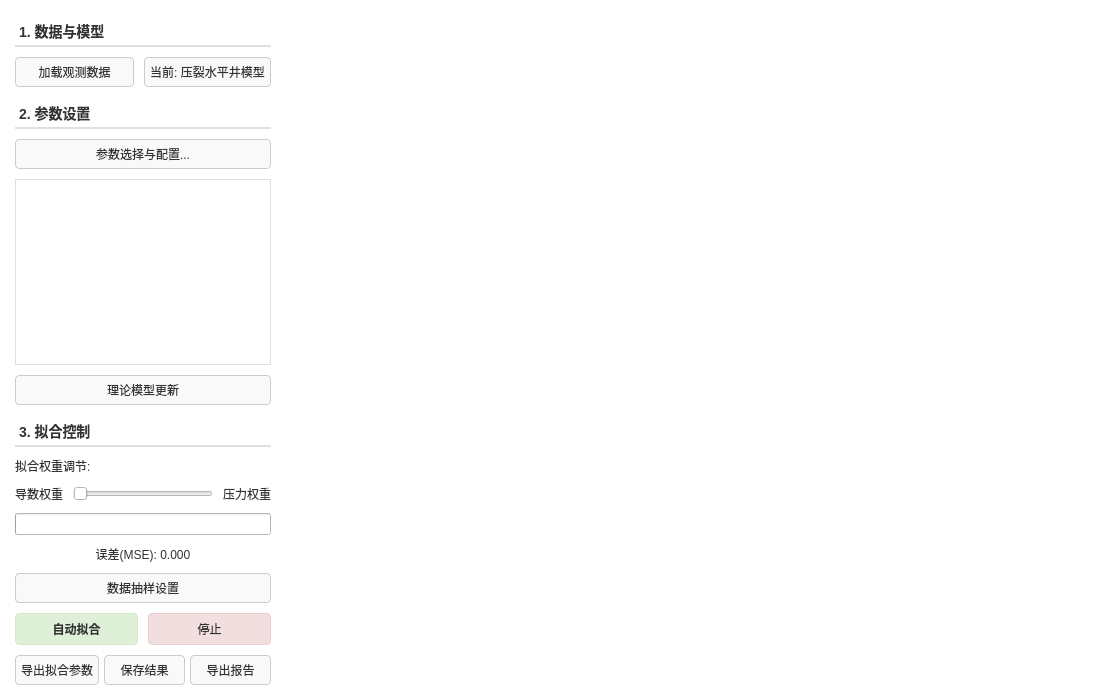
<?xml version="1.0" encoding="UTF-8"?>
<ui version="4.0">
 <class>FittingWidget</class>
 <widget class="QWidget" name="FittingWidget">
  <property name="geometry">
   <rect>
    <x>0</x>
    <y>0</y>
    <width>1100</width>
    <height>700</height>
   </rect>
  </property>
  <property name="windowTitle">
   <string>试井解释拟合</string>
  </property>
  <property name="styleSheet">
   <string notr="true">/* 全局背景纯白 */
QWidget {
        background-color: #ffffff;
        color: #333333;
        font-family: &quot;Microsoft YaHei&quot;;
}

/* 分裂器手柄：设为透明，完全消除分割线 */
QSplitter::handle {
        background-color: transparent;
}

/* 左侧面板：移除右边框，消除竖线 */
QWidget#leftPanelWidget {
    background-color: #ffffff;
    border: none;
}

/* 按钮通用样式 */
QPushButton {
        border: 1px solid #cccccc;
        border-radius: 4px;
        padding: 5px;
        background-color: #f9f9f9;
}
QPushButton:hover {
        background-color: #f0f0f0;
        border-color: #0078d7;
}
QPushButton:pressed {
        background-color: #e0e0e0;
}

/* 标题栏样式 */
QLabel#label_Section1, QLabel#label_Section2, QLabel#label_Section3 {
    font-weight: bold;
    font-size: 14px;
    color: #333;
    border-bottom: 2px solid #e0e0e0;
    padding-bottom: 3px;
    margin-top: 5px;
}
</string>
  </property>
  <layout class="QVBoxLayout" name="verticalLayout_Main">
   <property name="spacing">
    <number>0</number>
   </property>
   <property name="leftMargin">
    <number>0</number>
   </property>
   <property name="topMargin">
    <number>0</number>
   </property>
   <property name="rightMargin">
    <number>0</number>
   </property>
   <property name="bottomMargin">
    <number>0</number>
   </property>
   <item>
    <widget class="QSplitter" name="splitter">
     <property name="orientation">
      <enum>Qt::Orientation::Horizontal</enum>
     </property>
     <property name="handleWidth">
      <number>1</number>
     </property>
     <widget class="QWidget" name="leftPanelWidget" native="true">
      <property name="minimumSize">
       <size>
        <width>250</width>
        <height>0</height>
       </size>
      </property>
      <layout class="QVBoxLayout" name="verticalLayout_Left">
       <property name="spacing">
        <number>10</number>
       </property>
       <property name="leftMargin">
        <number>15</number>
       </property>
       <property name="topMargin">
        <number>15</number>
       </property>
       <property name="rightMargin">
        <number>15</number>
       </property>
       <property name="bottomMargin">
        <number>15</number>
       </property>
       <item>
        <widget class="QLabel" name="label_Section1">
         <property name="text">
          <string>1. 数据与模型</string>
         </property>
        </widget>
       </item>
       <item>
        <layout class="QHBoxLayout" name="horizontalLayout_DataModel">
         <item>
          <widget class="QPushButton" name="btnLoadData">
           <property name="sizePolicy">
            <sizepolicy hsizetype="Expanding" vsizetype="Fixed">
             <horstretch>1</horstretch>
             <verstretch>0</verstretch>
            </sizepolicy>
           </property>
           <property name="text">
            <string>加载观测数据</string>
           </property>
          </widget>
         </item>
         <item>
          <widget class="QPushButton" name="btn_modelSelect">
           <property name="sizePolicy">
            <sizepolicy hsizetype="Expanding" vsizetype="Fixed">
             <horstretch>1</horstretch>
             <verstretch>0</verstretch>
            </sizepolicy>
           </property>
           <property name="text">
            <string>当前: 压裂水平井模型</string>
           </property>
          </widget>
         </item>
        </layout>
       </item>
       <item>
        <widget class="QLabel" name="label_Section2">
         <property name="text">
          <string>2. 参数设置</string>
         </property>
        </widget>
       </item>
       <item>
        <widget class="QPushButton" name="btnSelectParams">
         <property name="text">
          <string>参数选择与配置...</string>
         </property>
        </widget>
       </item>
       <item>
        <widget class="QTableWidget" name="tableParams">
         <property name="sizePolicy">
          <sizepolicy hsizetype="Expanding" vsizetype="Expanding">
           <horstretch>0</horstretch>
           <verstretch>0</verstretch>
          </sizepolicy>
         </property>
         <property name="styleSheet">
          <string notr="true">border: 1px solid #e0e0e0; background-color: white;</string>
         </property>
         <property name="alternatingRowColors">
          <bool>true</bool>
         </property>
         <attribute name="verticalHeaderVisible">
          <bool>false</bool>
         </attribute>
        </widget>
       </item>
       <item>
        <layout class="QVBoxLayout" name="verticalLayout_ParamTools">
         <property name="spacing">
          <number>6</number>
         </property>
         <item>
          <widget class="QPushButton" name="btnImportModel">
           <property name="text">
            <string>理论模型更新</string>
           </property>
          </widget>
         </item>
        </layout>
       </item>
       <item>
        <widget class="QLabel" name="label_Section3">
         <property name="text">
          <string>3. 拟合控制</string>
         </property>
        </widget>
       </item>
       <item>
        <widget class="QLabel" name="label_WeightTitle">
         <property name="text">
          <string>拟合权重调节:</string>
         </property>
        </widget>
       </item>
       <item>
        <layout class="QHBoxLayout" name="horizontalLayout_Weight">
         <item>
          <widget class="QLabel" name="label_ValDerivative">
           <property name="text">
            <string>导数权重</string>
           </property>
          </widget>
         </item>
         <item>
          <widget class="QSlider" name="sliderWeight">
           <property name="orientation">
            <enum>Qt::Orientation::Horizontal</enum>
           </property>
          </widget>
         </item>
         <item>
          <widget class="QLabel" name="label_ValPressure">
           <property name="text">
            <string>压力权重</string>
           </property>
          </widget>
         </item>
        </layout>
       </item>
       <item>
        <widget class="QProgressBar" name="progressBar">
         <property name="value">
          <number>0</number>
         </property>
         <property name="textVisible">
          <bool>false</bool>
         </property>
        </widget>
       </item>
       <item>
        <widget class="QLabel" name="label_Error">
         <property name="text">
          <string>误差(MSE): 0.000</string>
         </property>
         <property name="alignment">
          <set>Qt::AlignmentFlag::AlignCenter</set>
         </property>
        </widget>
       </item>
       <item>
        <widget class="QPushButton" name="btnSamplingSettings">
         <property name="text">
          <string>数据抽样设置</string>
         </property>
        </widget>
       </item>
       <item>
        <layout class="QHBoxLayout" name="horizontalLayout_Actions">
         <item>
          <widget class="QPushButton" name="btnRunFit">
           <property name="styleSheet">
            <string notr="true">background-color: #dff0d8; border: 1px solid #d6e9c6; padding: 6px; font-weight: bold;</string>
           </property>
           <property name="text">
            <string>自动拟合</string>
           </property>
          </widget>
         </item>
         <item>
          <widget class="QPushButton" name="btnStop">
           <property name="styleSheet">
            <string notr="true">background-color: #f2dede; border: 1px solid #ebccd1; padding: 6px;</string>
           </property>
           <property name="text">
            <string>停止</string>
           </property>
          </widget>
         </item>
        </layout>
       </item>
       <item>
        <layout class="QHBoxLayout" name="horizontalLayout_Exports">
         <property name="spacing">
          <number>5</number>
         </property>
         <item>
          <widget class="QPushButton" name="btnExportData">
           <property name="text">
            <string>导出拟合参数</string>
           </property>
          </widget>
         </item>
         <item>
          <widget class="QPushButton" name="btnSaveFit">
           <property name="text">
            <string>保存结果</string>
           </property>
          </widget>
         </item>
         <item>
          <widget class="QPushButton" name="btnExportReport">
           <property name="text">
            <string>导出报告</string>
           </property>
          </widget>
         </item>
        </layout>
       </item>
      </layout>
     </widget>
     <widget class="QWidget" name="plotContainer" native="true">
      <property name="sizePolicy">
       <sizepolicy hsizetype="Expanding" vsizetype="Expanding">
        <horstretch>1</horstretch>
        <verstretch>0</verstretch>
       </sizepolicy>
      </property>
      <layout class="QVBoxLayout" name="verticalLayout_Plot">
       <property name="spacing">
        <number>0</number>
       </property>
       <property name="leftMargin">
        <number>0</number>
       </property>
       <property name="topMargin">
        <number>0</number>
       </property>
       <property name="rightMargin">
        <number>0</number>
       </property>
       <property name="bottomMargin">
        <number>0</number>
       </property>
      </layout>
     </widget>
    </widget>
   </item>
  </layout>
 </widget>
 <resources/>
 <connections/>
</ui>
